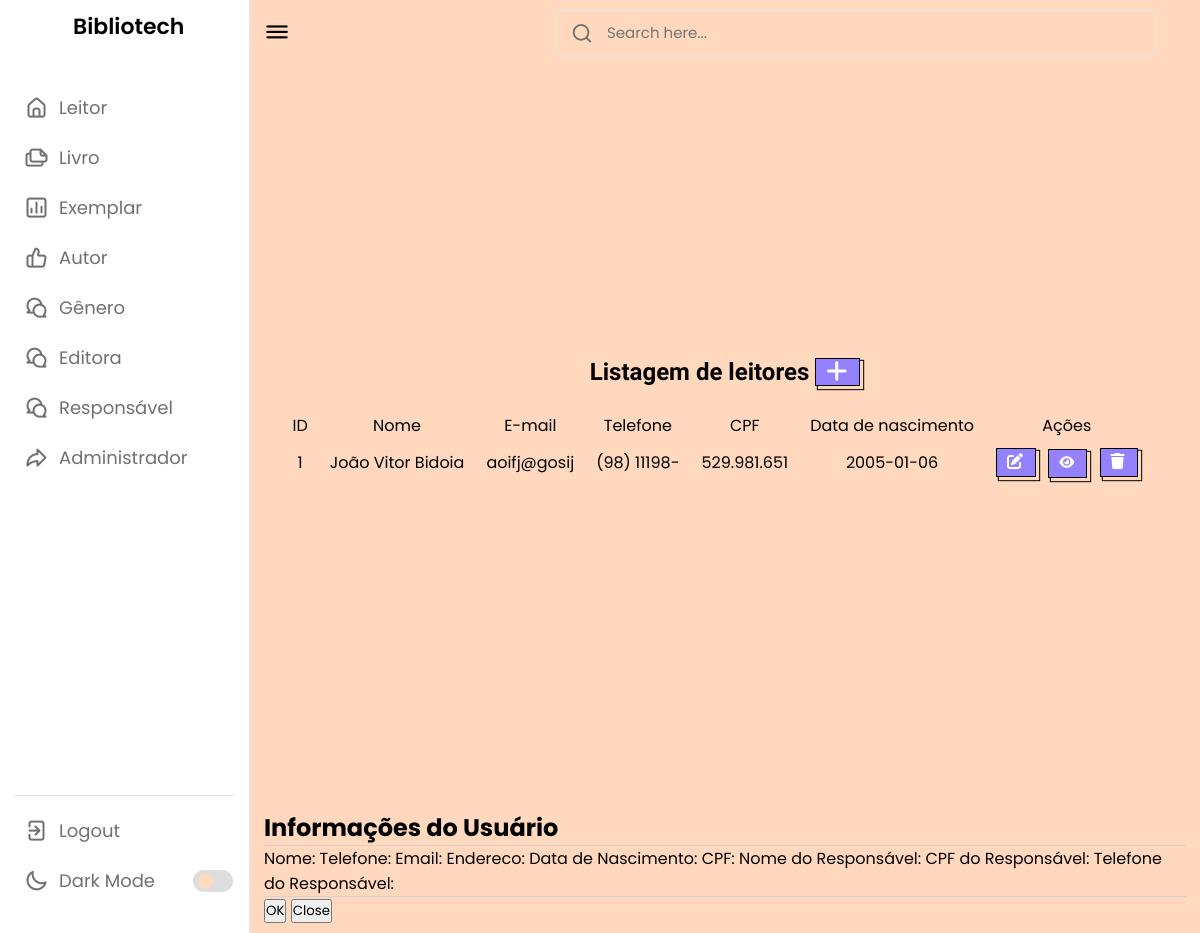
The page /listarleitor3.php on the database as committed earlier.
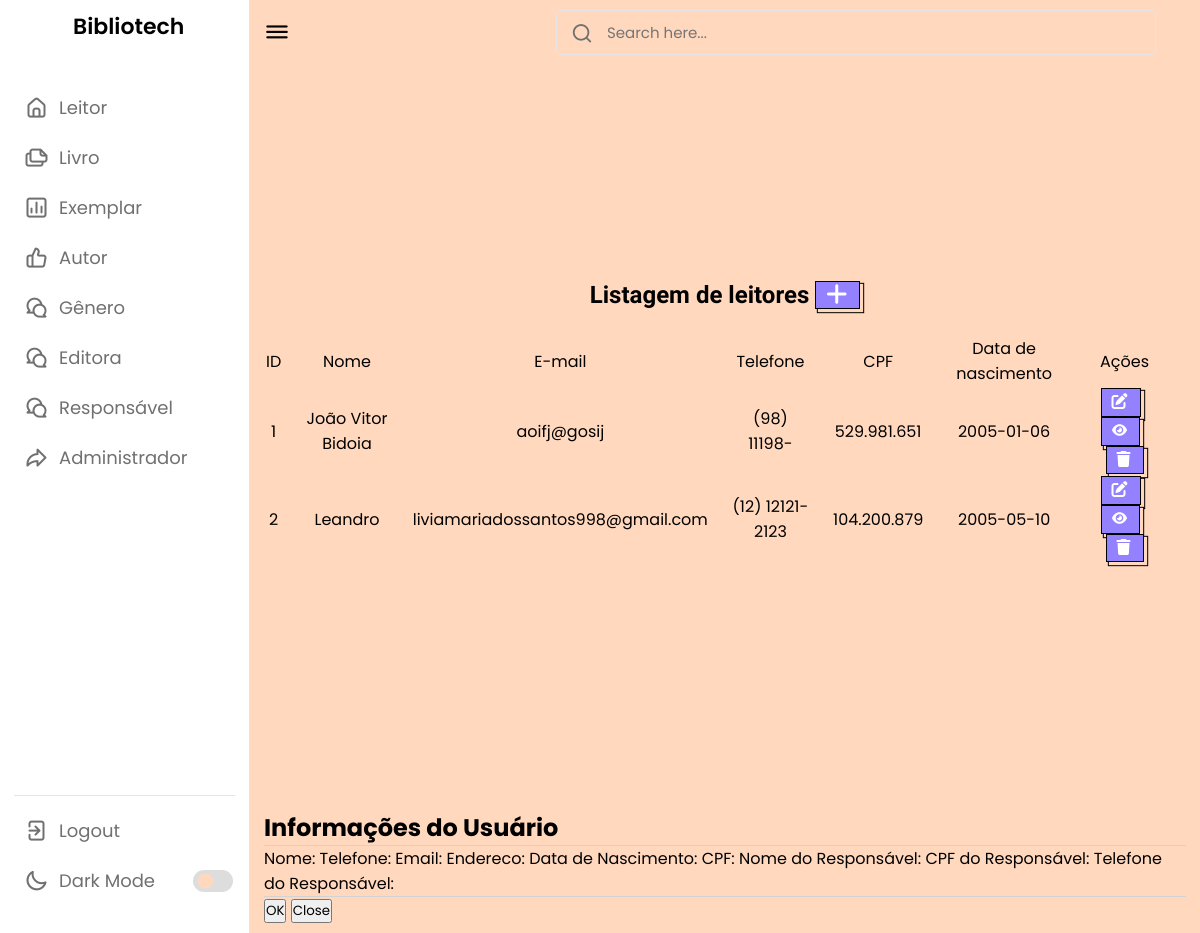
The same page on the database as committed later.
### tables this page shows
CREATE TABLE `leitor` (
  `id` int(11) NOT NULL,
  `status` varchar(45) NOT NULL,
  `nome` varchar(100) NOT NULL,
  `telefone` varchar(15) NOT NULL,
  `endereco` varchar(100) NOT NULL,
  `dn` date NOT NULL,
  `cpf` varchar(11) NOT NULL,
  `email` varchar(100) NOT NULL,
  `senha` varchar(255) NOT NULL,
  `nomeResp` varchar(100) DEFAULT NULL,
  `cpfResp` varchar(11) DEFAULT NULL,
  `telResp` varchar(45) DEFAULT NULL
);

### listarleitor3.php (the view, shortened to what the changed rows need)
<?php
require_once("conexao.php");
$sql = "select * from leitor";
$resultado = mysqli_query($conexao, $sql);
?>
<!DOCTYPE html>
<html lang="pt-br">
<head>
    <link rel="stylesheet" href="css/style.css">
    <link rel="stylesheet" href="css/cadastrar.css">
    <link rel="stylesheet" href="https://unicons.iconscout.com/release/v4.0.0/css/line.css">
</head>
<body>
    <section class="dashboard">
        <div class="corpo">
            <div class="geekcb-wrapper">
                    <div class="listar">
                <div ><br>
                    <h2 style="font-family: 'Fjalla One'; text-align: center">Listagem de leitores
                            <a href="cadastrarLeitor.php" class="botao">
                                <i class="fa-solid fa-plus"></i>
                            </a>
                        </h2><br>
                        <table>
                            <thead>
                                <tr>
                                    <td>ID</td>
                                    <td>Nome</td>
                                    <td>E-mail</td>
                                    <td>Telefone</td>
                                    <td>CPF</td>
                                    <td>Data de nascimento</td>
                                    <td>Ações</td>
                                </tr>
                            <tbody>
                                <?php while ($linha = mysqli_fetch_array($resultado)) { ?>
                                    <tr>
                                        <td>
                                            <?= $linha['id'] ?>
                                        </td>
                                        <td>
                                            <?= $linha['nome'] ?>
                                        </td>
                                        <td>
                                            <?= $linha['email'] ?>
                                        </td>
                                        <td>
                                            <?= $linha['telefone'] ?>
                                        </td>
                                        <td>
                                            <?= $linha['cpf'] ?>
                                        </td>
                                        <td>
                                            <?= $linha['dn'] ?>
                                        </td>
                                        <td>
                                            <a style="margin-right: 8px;" href="produtoAlterar.php? id=<?= $linha['id'] ?>"
                                                class="botao">
                                                <i class="fa-solid fa-pen-to-square"></i>
                                            </a>
                                            <button onclick="openModal(<?= $linha['id'] ?>)" style="margin-right: 8px;"
                                                name="info" class="botao">
                                                <i class="fa-solid fa-eye"></i>
                                            </button>
                                            <a href="listarLeitor.php? id=<?= $linha['id'] ?>" class="botao"
                                                onclick="return confirm('Deseja mesmo excluir o cadastro?')">
                                                <i class="fa-sharp fa-solid fa-trash"></i> </a>
                                        </td>
                                    </tr>
                                <?php } ?>
                            </tbody>
                        </table>
                    </div>
                </div>
            </div>
        </div>
        <div class="modal-container">
            <div class="modal">
                <h2>Informações do Usuário</h2>
            </div>
        </div>
    </section>
</body>
</html>

Rows that differ between the two databases and show on the page:
added leitor: id "2", nome "Leandro", email "liviamariadossantos998@gmail.com", telefone "(12) 12121-2123", cpf "104.200.879", dn "2005-05-10"
